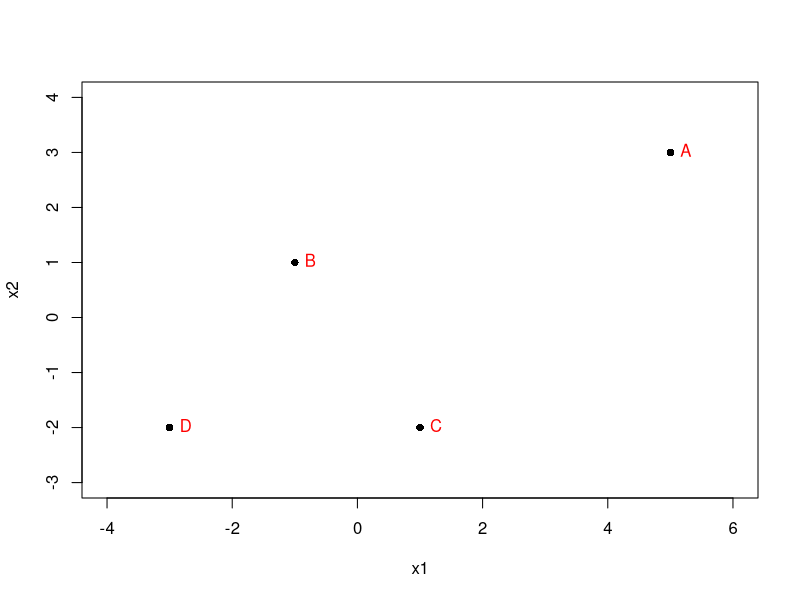
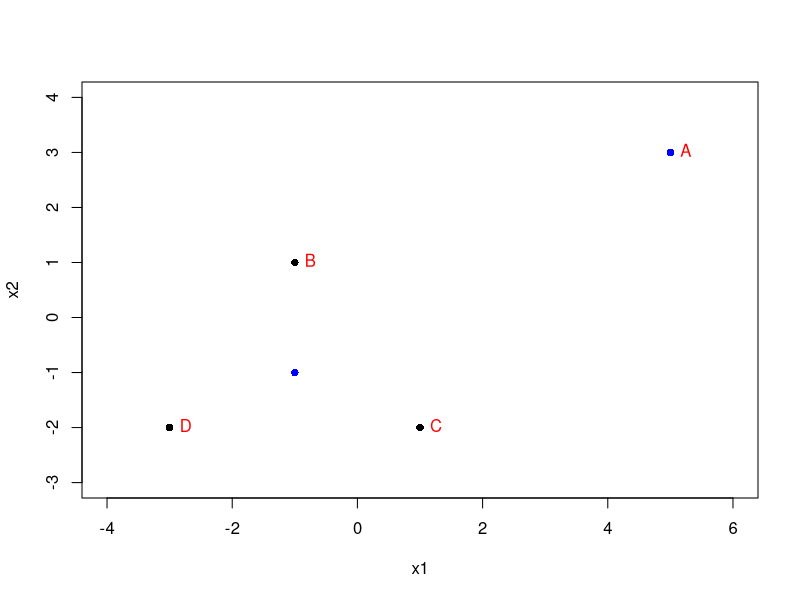
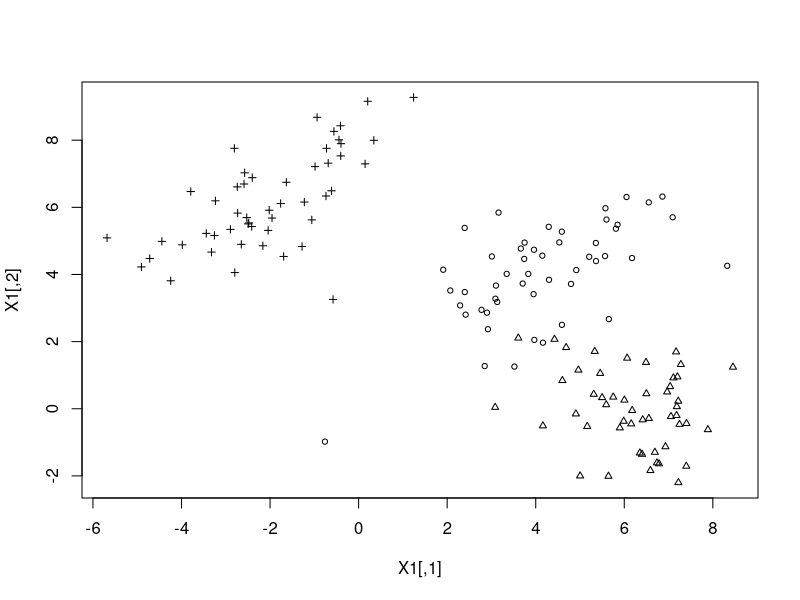
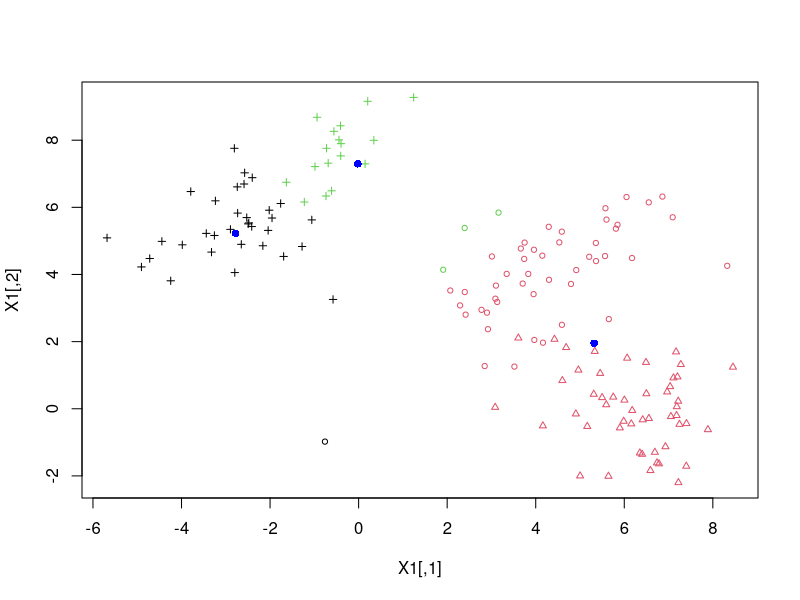
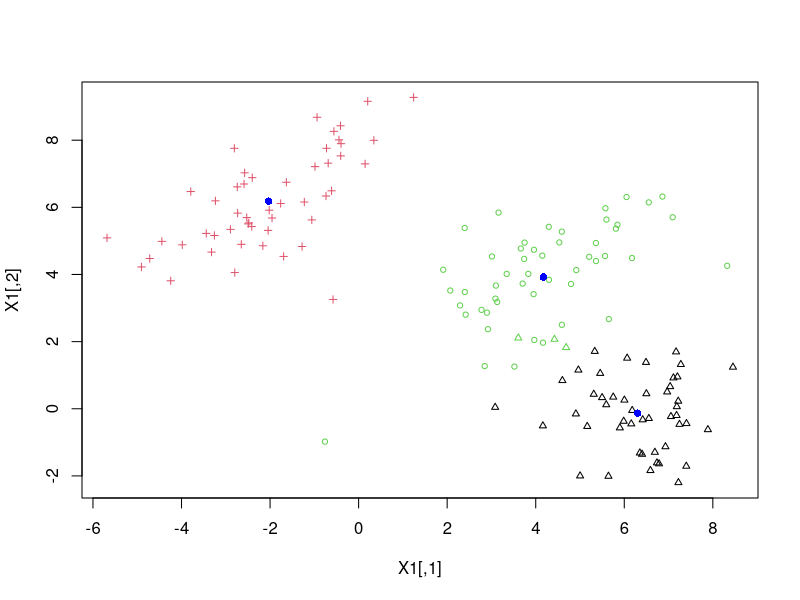
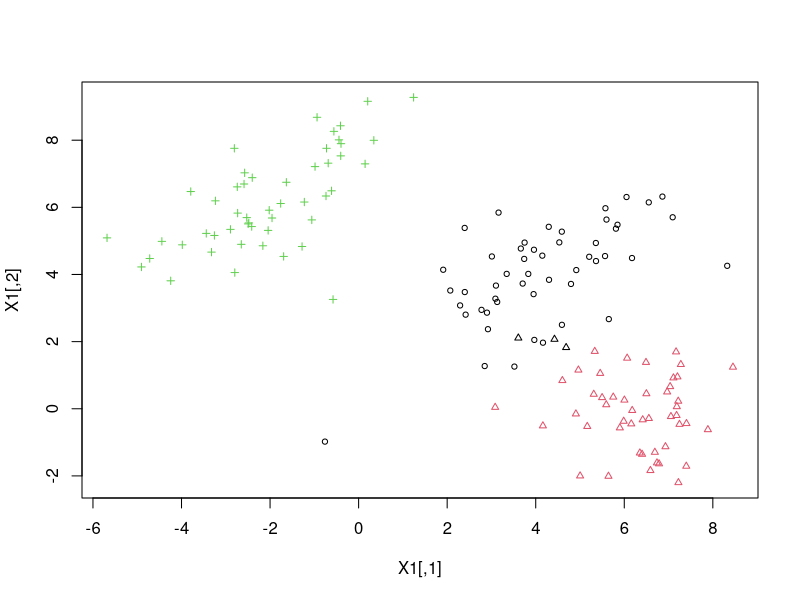
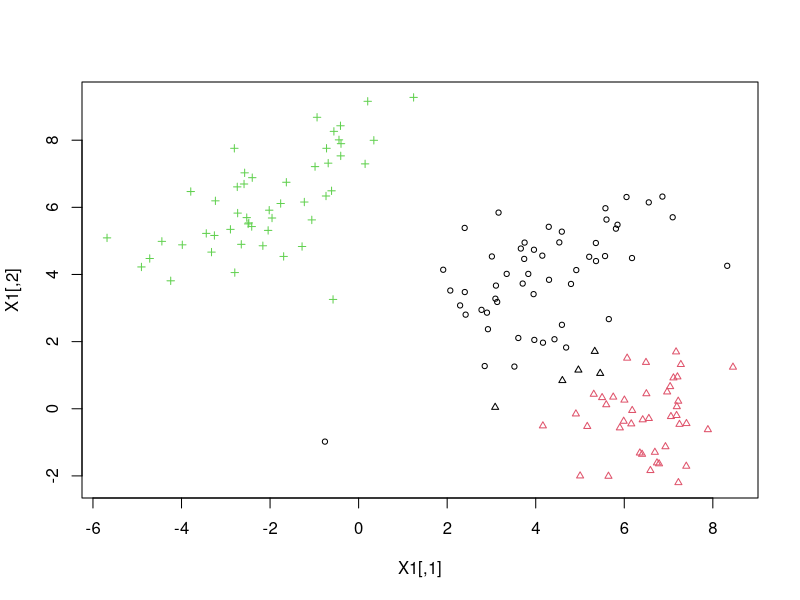
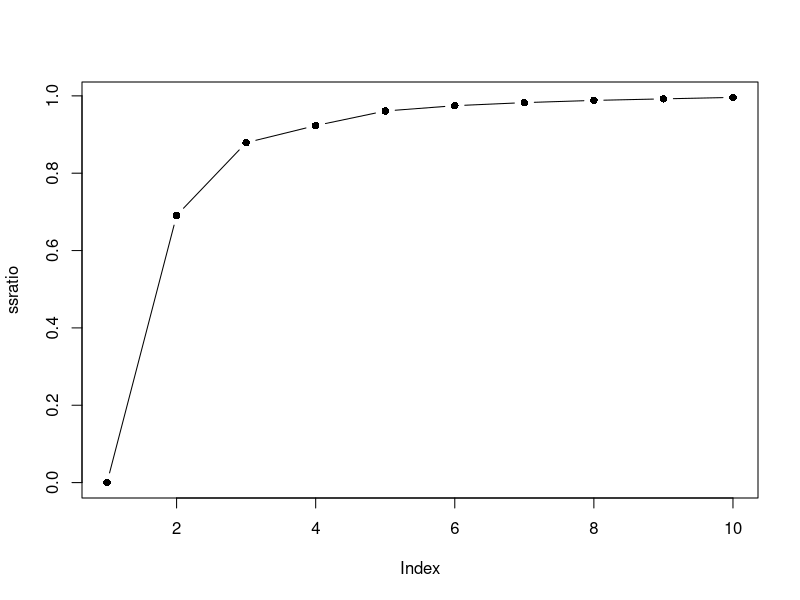

The R source for these figures, in order:
## ---- chunk 1
knitr::opts_chunk$set(
  options(digits = 3), # round to 3 digits
  echo = TRUE,
  comment = "#",
  fig.path = "figures/",
  fig.height = 3.6,
  fig.width = 4,
  fig.align = "center",
  cache = FALSE,
  warnings = FALSE,
  message = FALSE)
knitr::opts_knit$set(
  root.dir="data/"
  )
## ---- chunk 2
x1 <- c(5, -1, 1, -3) 
x2 <- c(3, 1, -2, -2) 
X0 <- cbind(x1, x2) 
plot(X0, pch =16, xlim = c(-4, 6), ylim = c(-3, 4))
text(X0, c("A", "B", "C", "D"), pos = 4, col = "red")
## ---- chunk 3
(fit0 <- kmeans(X0, centers = 2))
plot(X0, pch =16, xlim = c(-4, 6), ylim = c(-3, 4))
text(X0, c("A", "B", "C", "D"), pos = 4, col = "red")
points(fit0$centers, col = "blue", pch = 16)
## ---- chunk 4
library(MASS) 
# generate a multivariate normal data
Sigma1 <- matrix(c(2.25,1.5,1.5,2.25), nrow=2)  
set.seed(17)
group1 <- mvrnorm(50, mu = c(4, 4), Sigma = Sigma1) 
group2 <- mvrnorm(50, mu = c(6, 0), Sigma = diag(2))
group3 <- mvrnorm(50, mu = c(-2, 6), Sigma = Sigma1)
X1 <- rbind(group1, group2, group3)
class1 <- c(rep(1, 50), rep(2, 50), rep(3, 50))
plot(X1, pch = class1, cex = 0.7)
# point symbol is natural classes
## ---- chunk 5
set.seed(17)
fit11 <- kmeans(X1, centers = 3)
table(fit11$cluster)
fit11$centers # cluster centers
plot(X1, pch = class1, col = fit11$cluster, cex = 0.7)
points(fit11$centers, col = "blue", pch = 16)
# point symbol is natural classes
# point color is cluster solution
# blue point are cluster centers
## ---- chunk 6
set.seed(18)
fit12 <- kmeans(X1, centers = 3)
table(fit12$cluster)
fit12$centers
plot(X1, pch = class1, col = fit12$cluster, cex = 0.7)
points(fit12$centers, col = "blue", pch = 16)
# point symbol is natural classes
# point color is cluster solution
# blue point are cluster centers
## ---- chunk 7
fit21 <- kmeans(X1, centers = 3, nstart = 25)
fit22 <- kmeans(X1, centers = 3, nstart = 25)
# heirarchical clustering method using Ward Method
fit2.hclust <- hclust(dist(X1), method = "ward.D")
# similar kmeans predicted cluster
table(kmeans1 = fit21$cluster, kmeans2 = fit22$cluster)
# kmeans and Ward Heirarchical clustering method
table(kmeans1 = fit21$cluster, 
       hclust = cutree(fit2.hclust, k = 3))
# lets see kmeans clusters output
plot(X1, pch = class1, col = fit21$cluster, cex = 0.7)
## ---- chunk 8
# heirarchical clustering method using Ward Method
fit2.hclust <- hclust(dist(X1), method = "ward.D")
# predicted clusters are almost the same
table(kmeans1 = fit21$cluster, 
      hclust = cutree(fit2.hclust, k = 3))
# lets see kmeans and hclust clusters output
plot(X1, pch = fit21$cluster, 
      col = cutree(fit2.hclust, k = 3), cex = 0.7)
## ---- chunk 9
utility <- as.matrix(read.table("T12-5.DAT")[,1:8]) 
rownames(utility) <- read.table("T12-5.DAT")[,9]
ssratio <- rep(NA, 10) # create storage vector
for(k in 1:length(ssratio)) { 	
	# Tries numerous random starts
	fit = kmeans(utility, k, nstart = 25)   	
	ssratio[k] <- fit$betweenss/fit$totss 	
} 
# Levels out after k = 3
plot(ssratio, type = "b", pch = 16) 
## ---- chunk 10
colnames(utility) <- c("Income/Debt", "ReturnCap", 
                       "CostPerKW", "Load", "Demand", 
                       "Sales", "PercNuc", "FuelC")
# use 3 clusters
util.kmeans <- kmeans(utility, 3, nstart = 25) 
# compare with agglomerative clustering 
## ---- chunk 11
pairs(utility[, 1:6], col = util.kmeans$cluster, 
      pch = 16, cex = 0.6)
## ---- chunk 12
names(swiss)
# use 3 clusters
swiss.kmeans <- kmeans(scale(swiss), 3, nstart=25)  
## ---- chunk 13
pairs(swiss, col = swiss.kmeans$cluster, 
      pch = 16, cex = 0.6)  
